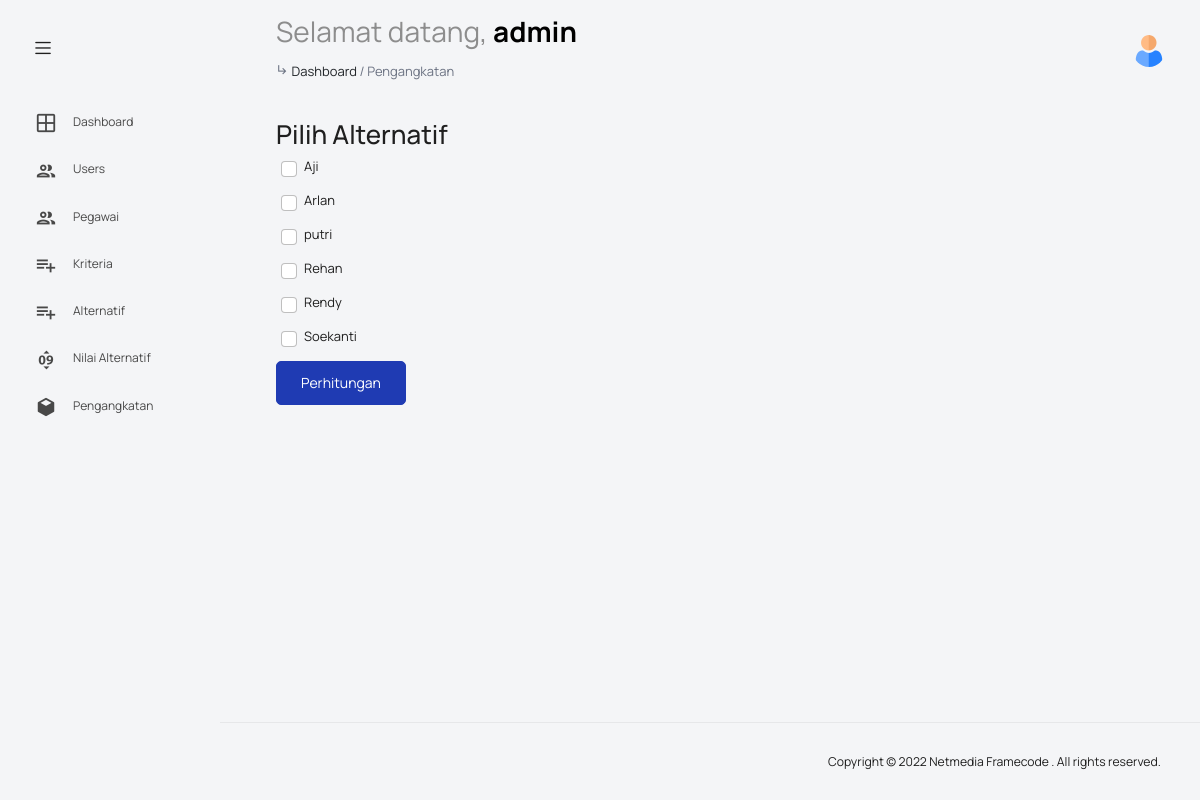
/views/pengangkatan.php (signed in), run on the app's committed database.
### tables this page shows
CREATE TABLE `alternatif` (
  `id_alternatif` int(11) NOT NULL,
  `kode_alternatif` varchar(15) NOT NULL,
  `id_user` int(11) NOT NULL,
  `rank` int(11) NOT NULL,
  `total` int(11) NOT NULL,
  `created_at` datetime NOT NULL DEFAULT current_timestamp(),
  `updated_at` datetime NOT NULL DEFAULT current_timestamp()
);

CREATE TABLE `users` (
  `id_user` int(11) NOT NULL,
  `id_role` int(11) NOT NULL DEFAULT 3,
  `username` varchar(50) NOT NULL,
  `email` varchar(100) NOT NULL,
  `password` varchar(100) NOT NULL,
  `created_at` datetime NOT NULL DEFAULT current_timestamp(),
  `updated_at` datetime NOT NULL DEFAULT current_timestamp()
);

### controller/script.php (called while the page is built, shortened)
<?php
require_once("db_connect.php");
if (isset($_SESSION['data-user'])) {
  if ($_SESSION['data-user']['role'] <= 2) {
    $check_alternatif = mysqli_query($conn, "SELECT * FROM alternatif JOIN users ON alternatif.id_user=users.id_user ORDER BY users.username ASC");
  }
}

### views/pengangkatan.php (the view, shortened to what this page needs)
<?php require_once("../controller/script.php");
?>
<!DOCTYPE html>
<html lang="en">
<head><?php require_once("../resources/dash-header.php") ?></head>
<body>
  <div class="container-scroller">
    <?php require_once("../resources/dash-topbar.php") ?>
    <div class="container-fluid page-body-wrapper">
      <?php require_once("../resources/dash-sidebar.php") ?>
      <div class="main-panel">
        <div class="content-wrapper">
          <div class="row">
            <div class="col-md-12">
              <h2>Pilih Alternatif</h2>
              <form action="" method="post">
                <?php foreach ($check_alternatif as $row_cekal) : ?>
                  <div class="form-check">
                    <input class="form-check-input" style="margin-left: 5px;" type="checkbox" name="id-alternatif[]" value="<?= $row_cekal['id_alternatif'] ?>" id="<?= $row_cekal['username'] ?>">
                    <label class="form-check-label" for="<?= $row_cekal['username'] ?>">
                      <?= $row_cekal['username'] ?>
                    </label>
                  </div>
                <?php endforeach; ?>
                <button type="submit" name="perhitungan" class="btn btn-primary">Perhitungan</button>
              </form>
            </div>
          </div>
        </div>
        <?php require_once("../resources/dash-footer.php") ?>
</body>
</html>

### data on the page
alternatif: id_user.username "Aji"
alternatif: id_user.username "Arlan"
alternatif: id_user.username "putri"
alternatif: id_user.username "Rehan"
alternatif: id_user.username "Rendy"
alternatif: id_user.username "Soekanti"

### other printed values
$_SESSION['data-user']['username'] "admin"
$_SESSION['page-name'] "Pengangkatan"
